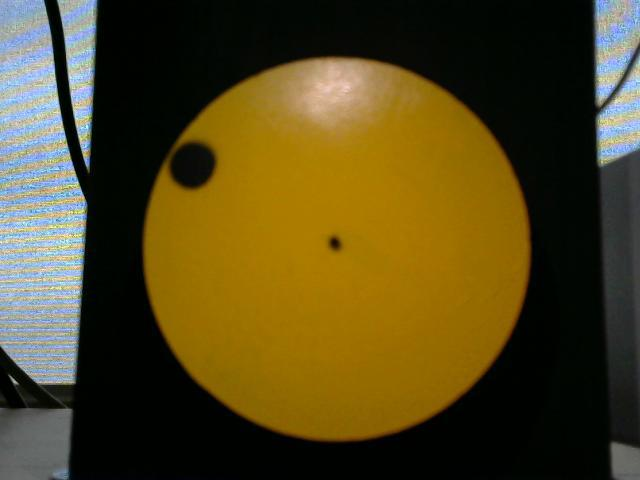
%> input picture MAE 170/Lab 5/images/001.jpg, 640 x 480 px
$ octave MAE170_Lab5_VisionAnalysis.m   (GNU Octave 9; MATLAB toolbox functions it lacks are replaced by stand-ins)
%> lines starting %> are read from the running program, lines starting %| are printed output that depends on the picture; in (x1, y1, x2, y2) boxes, pixels count from 0 and x2, y2 are one past the last pixel; in counts of white or black regions, pixels touching at a corner belong together; the program's own positions count from 1
workingDir = pwd;
frames=200; % number of frames to process
pause('on'); % enable pausing
fps=30; % number of frames per second of the original video

%% Start by processing the first frame
name = ['001.jpg']; % filename of the first frame
filename = fullfile(workingDir,'images',name);  % full filename with path of the first frame
testfig=imread(filename); % load the first frame into matlab
%> testfig is the input picture: size 480x640x3 uint8; mean R, G, B 82.7, 70.4, 30.4

figure(01) % setup the first figure
imshow(testfig); % plot the first frame
h=gca; % get the handle for the current plot axes
h.Visible='On'; % get the handle for the current plot
title('Original Image'); % set the plot title
%% Grayscale
figure(02)
topleft_x=100; % number of pixels to crop from the left
topleft_y=10; % number of pixels to crop from the top
width=470; % width of the cropped frame (in pixels)
height=470; % height of the cropped frame (in pixels)
testfig_crop=imcrop(testfig,[topleft_x topleft_y width height]);
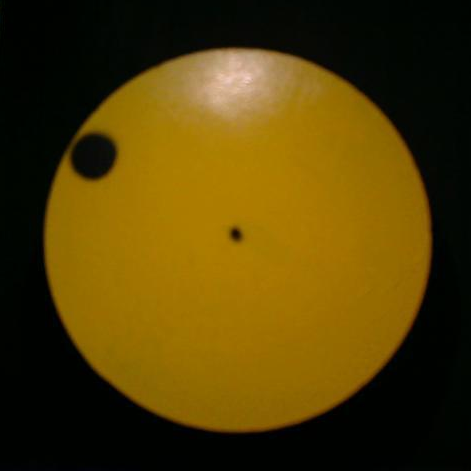
%> testfig_crop: size 471x471x3 uint8; mean R, G, B 82, 61.3, 5
% crop the image to the dimensions specified above
testfig_crop_gray=rgb2gray(testfig_crop);
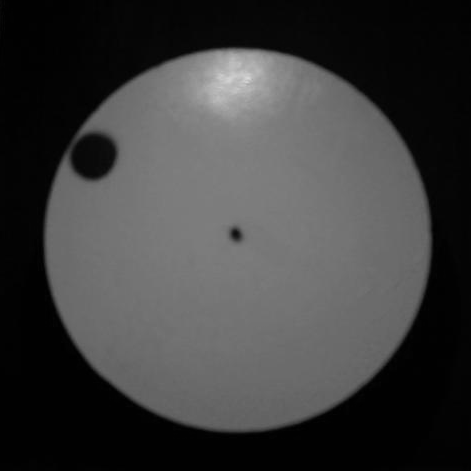
%> testfig_crop_gray: size 471x471 uint8; min 0, max 217, mean 61
% convert the cropped image to grayscale
imshow(testfig_crop_gray);
h=gca;
h.Visible='On';
colorbar; %provide a color scale bar
title('Cropped Image in Grayscale');
%% Threshold Image
figure(03)
threshold=80; % threshold value to separate grayscale image into binary (from 0 to 255)
dims_img = size(testfig_crop_gray); % get image dimensions
%> dims_img = [471 471]
test_fig_binary=uint8(zeros(dims_img)); % initialize a new figure full of zeros

for i=1:dims_img(1) % loop along the cropped grayscale image rows
       for j=1:dims_img(2) % loop along the cropped grayscale image columns
              if double(testfig_crop_gray(i,j))>threshold
% check if grayscale value is below/above your specified threshold
           	 test_fig_binary(i,j)=255; %if it is above, set it to the maximum value (255)
              end
       end
end
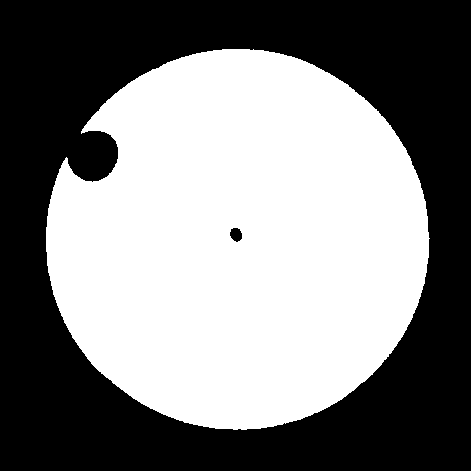
%> test_fig_binary: size 471x471 uint8; 50.6% white; 2 black regions, box (x1, y1, x2, y2) and area: (0, 0, 471, 471) 109531, (230, 228, 242, 242) 128

imshow(test_fig_binary,'Colormap',jet(255));
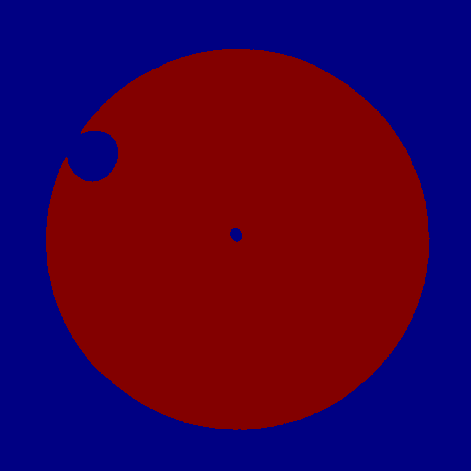
%> displayed picture: size 471x471x3, on the screen's scale of 0 to 255; mean R, G, B 66.2, 0, 64.8
colorbar;
h=gca;
h.Visible='On';
title('Cropped Binary Image with Identified Points');
%%
hold on % turn ‘hold’ on to allow additional plots to be overlayed on the binary plot
rot_min = 20; % rotating point minimum pixel radius
rot_max = 30; % rotating point maximum pixel radius
ctr_min = 4; % center point mimimum pixel radius
ctr_max = 10; % center point maximum pixel radius
rot_sens = 0.98; % algorithm sensitivity to find rotating point
ctr_sens = 0.94; % algorithm sensitivity to find center point
[rotatingpoint.center,rotatingpoint.radii] = imfindcircles(test_fig_binary,[rot_min rot_max],'ObjectPolarity','dark',...
'Sensitivity',rot_sens);
%> rotatingpoint.center = [93.95 156.2; 218.8 238.8; 36.95 271; 232.2 44.95; 435 244]; rotatingpoint.radii = [25.08; 20; 20; 20; 20]
% find dark circles in the range of 10 to 30 pixel radii (in this case, this will be the “rotating point”)
% sensitivity denotes threshold for detection of a circle; a lower value will detect fewer circles
% https://www.mathworks.com/help/images/detect-and-measure-circular-objects-in-an-image.html
% function returns a vector of the center coordinates of each circle, and a vector of each circle’s radius

viscircles(rotatingpoint.center,rotatingpoint.radii);  % plot the rotating point (overlay it on the binary plot)

[centerpoint.center,centerpoint.radii] = imfindcircles(test_fig_binary,[ctr_min ctr_max],'ObjectPolarity','dark',...
'Sensitivity',ctr_sens)
%> centerpoint.center = [236.5 235.1; 242.3 242.5; 97.67 158.6]; centerpoint.radii = [6.19; 4; 4]
% find the “center” point

viscircles(centerpoint.center,centerpoint.radii); % plot the center point (overlay it on the binary plot)

line([rotatingpoint.center(1) centerpoint.center(1)],...
[rotatingpoint.center(2) centerpoint.center(2)],'Color','k','LineWidth',2);
% plot a line from the rotating point to the center point (overlay it on the binary plot)
line([centerpoint.center(1) centerpoint.center(1)+width/4],...
[centerpoint.center(2) centerpoint.center(2)],'Color','g','LineWidth',2);
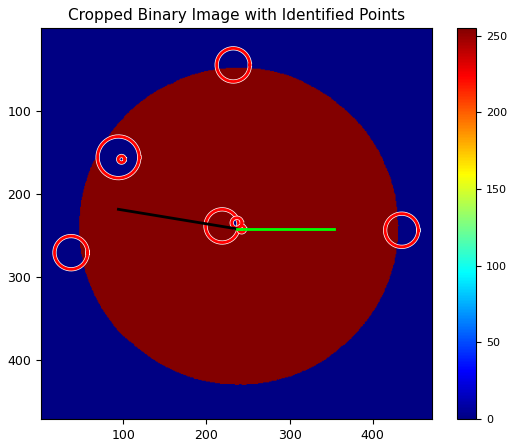
%> figure redrawn from the program's plot data
% plot a line corresponding to a starting angle (overlay it on the binary plot)
hold off % turn the plot hold off

zerovector=[1 0 0]; % initialize a zero vector
%> (the run ends here)
